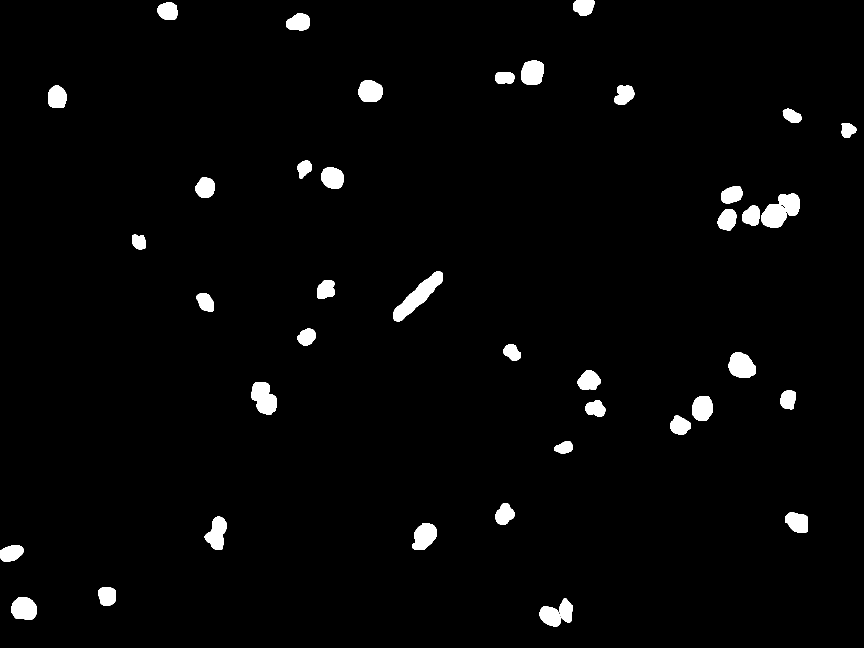
#> input picture training_data/Falciparum/gt/1704282807-0019-R_T.tif, 2592 x 1944 px (shown at 1/3 size)
$ jupyter execute --allow-errors Untitled.ipynb
#> lines starting #> are read from the running program, lines starting #| are printed output that depends on the picture; after the words box and inside, x2 and y2 are one past the last pixel; in counts of white or black regions, pixels touching at a corner belong together
[cell 1]
import numpy as np
import matplotlib.pyplot as plt
import matplotlib.patches as mpatches
from skimage.filters import threshold_otsu
from skimage.io import imread
from skimage.color import rgb2gray
from skimage.measure import label, regionprops
import json
import os
# import uuid
from PIL import Image
import random

[cell 2]
mask = imread('training_data/Falciparum/gt/1704282807-0019-R_T.tif',plugin="pil")
#> mask: shape (1944, 2592); 2.4% white; 41 white regions, largest, box (x1, y1, x2, y2) and area: (1181, 814, 1329, 964) 7541, (754, 1146, 831, 1244) 5254, (2186, 1057, 2267, 1134) 4751
mask = mask / 255
plt.imshow(mask,cmap="gray")

[cell 3]
img = imread('training_data/Falciparum/img/1704282807-0019-R_T.tif',plugin="pil")
plt.imshow(img)

[cell 4]
mask2 = np.zeros((1944, 2592, 3))
mask2[:,:,0] = mask
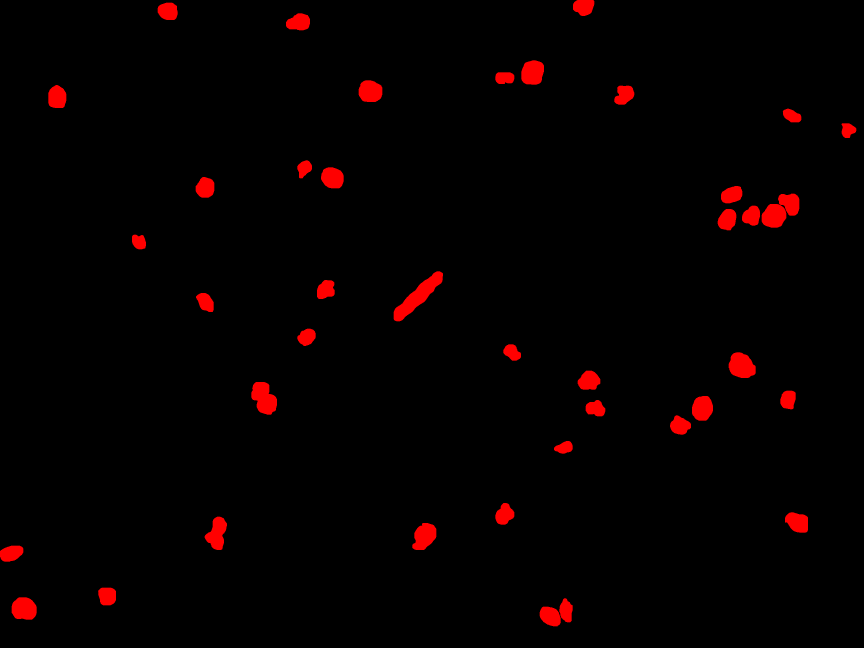
#> mask2: shape (1944, 2592, 3) float64 (shown at 1/3 size); mean of channels 0, 1, 2 0.0239, 0, 0; drawn as R, G, B
mask2[:,:,1] = mask
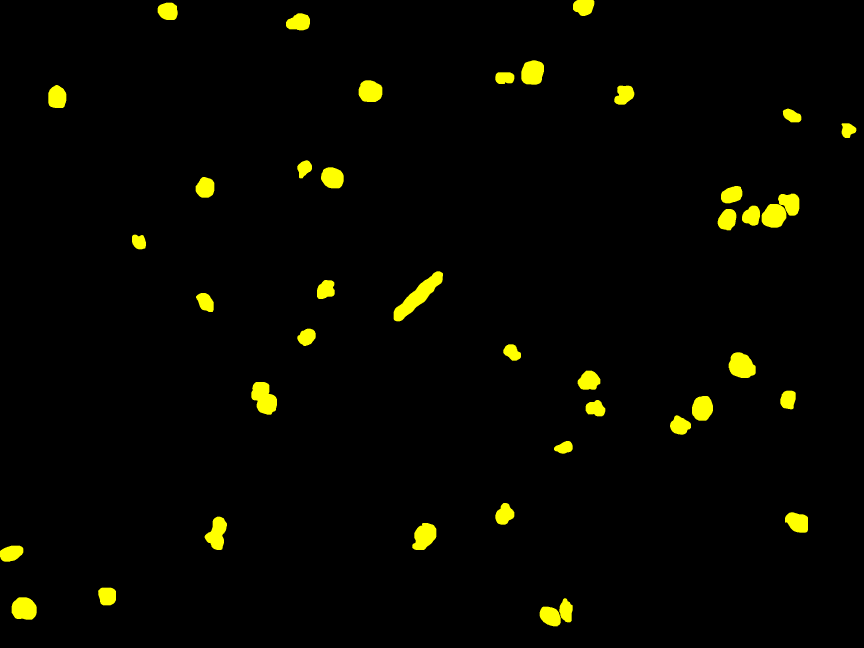
#> mask2: shape (1944, 2592, 3) float64 (shown at 1/3 size); mean of channels 0, 1, 2 0.0239, 0.0239, 0; drawn as R, G, B
mask2[:,:,2] = mask
#> (the rest of this cell did not finish here and is left out)
